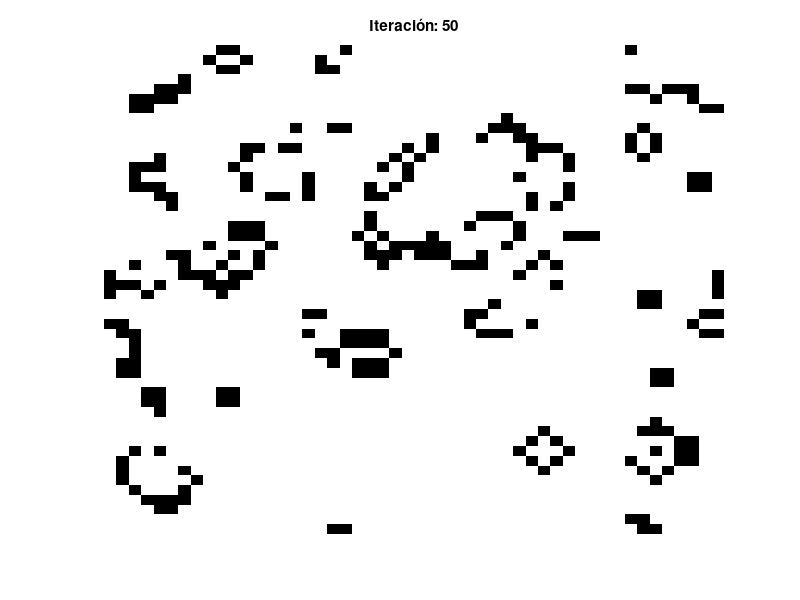

Source code (MATLAB):
function automata_celular_2D_juego_de_la_vida()
    % Dimensiones de la malla
    nfs = 50;
    ncs = 50;
        malla = zeros(nfs,ncs)
    malla = randi([0, 1], nfs, ncs);
    % numero de generaciones
    ngen = 50;

    for ng=1:ngen
        % Muestra la malla
        imagesc(malla);
        colormap([1 1 1; 0 0 0]); % Blanco para 0, Negro para 1
        axis off;
        title(['Iteración: ', num2str(ng)]);
        pause(0.1);
        % Calcular la siguiente generación
        sgte_malla = zeros(nfs, ncs);
        for i = 1:nfs
            for j = 1:ncs
                % Contar vecinos vivos
                vecinos = get_vecinos(malla, i, j);
                num_vecinos = sum(vecinos(:));
                if malla(i, j) == 1 % Célula viva
                    if num_vecinos < 2 || num_vecinos > 3
                        sgte_malla(i, j) = 0; % Muere por soledad o sobrepoblación
                    else
                        sgte_malla(i, j) = 1; % Vive
                    end
                else % Célula muerta
                    if num_vecinos == 3
                        sgte_malla(i, j) = 1; % Nace por reproducción
                    end
                end
            end
        end
        malla = sgte_malla;
    end
end

% Función para obtener los vecinos de una célula
function vecinos = get_vecinos(malla, f, c)
    nfs = size(malla, 1);
    ncs = size(malla, 2);
    vecinos = [
        malla(mod(f-2, nfs)+1, mod(c-2, ncs)+1),
        malla(mod(f-2, nfs)+1, mod(c-1, ncs)+1),
        malla(mod(f-2, nfs)+1, mod(c,   ncs)+1),
        malla(mod(f-1, nfs)+1, mod(c-2, ncs)+1),
        malla(mod(f-1, nfs)+1, mod(c,   ncs)+1),
        malla(mod(f,   nfs)+1, mod(c-2, ncs)+1),
        malla(mod(f,   nfs)+1, mod(c-1, ncs)+1),
        malla(mod(f,   nfs)+1, mod(c,   ncs)+1)
    ];
end
